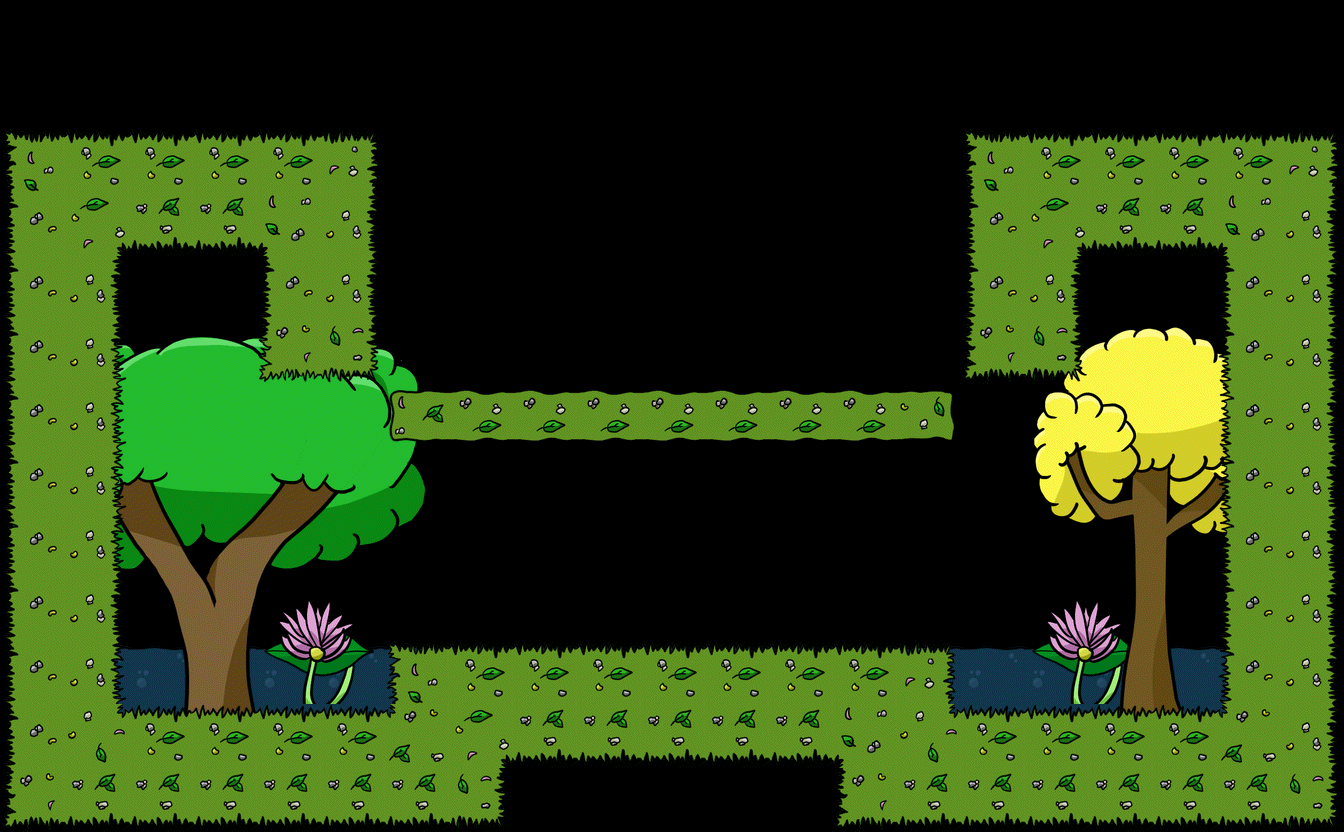

This is a level from a 2D game, rendered from its Tiled map with the project's own tilesets. A one-line summary and the map file follow, with tile-layer data summarised:
An orthogonal 21x13 tile map with 64x64 px tiles, 4 tile layers (Capa de patrones 2, Capa de patrones 4, Capa de patrones 3, Capa de patrones 1), 2 tilesets and 29 objects (14x 0, 12x 1, 4).

<map version="1.0" orientation="orthogonal" width="21" height="13" tilewidth="64" tileheight="64">
 <tileset firstgid="1" name="pack" tilewidth="64" tileheight="64" spacing="2" margin="2">
  <image source="pack_04.png" width="860" height="200" />
 </tileset>
 <tileset firstgid="40" name="pack_e" tilewidth="64" tileheight="64">
  <image source="pack_e_04.png" width="768" height="768" />
 </tileset>
 <layer name="Capa de patrones 2" width="21" height="13">
  <data>[273 cells, 31 non-empty, 2 distinct tile ids]</data>
 </layer>
 <layer name="Capa de patrones 4" width="21" height="13">
  <data>[273 cells, 8 non-empty, 4 distinct tile ids]</data>
 </layer>
 <layer name="Capa de patrones 3" width="21" height="13">
  <data>[273 cells, 77 non-empty, 77 distinct tile ids]</data>
 </layer>
 <layer name="Capa de patrones 1" width="21" height="13">
  <data>[273 cells, 115 non-empty, 15 distinct tile ids]</data>
 </layer>
 <objectgroup name="border" width="21" height="13">
  <object x="567" y="139">
   <polyline points="-194,-1 -193,232 -302,234 -301,105 -448,107 -450,573 -172,572 -173,512 382,510 383,570 660,572 657,110 508,109 507,235 403,234 403,0" />
  </object>
  <object type="0" x="622" y="390">
   <polyline points="-227,0 328,1" />
  </object>
  <object type="0" x="622" y="438">
   <polyline points="-230,1 329,2" />
  </object>
 </objectgroup>
 <objectgroup name="player" width="21" height="13">
  <object type="0" x="640" y="576" width="64" height="64" />
 </objectgroup>
 <objectgroup name="water" width="21" height="13">
  <object x="121" y="673">
   <polyline points="-2,-3 1106,-5" />
  </object>
 </objectgroup>
 <objectgroup name="logic" width="21" height="13">
  <object type="0" x="448" y="640" width="64" height="64">
   <properties>
    <property name="color" value="1" />
   </properties>
  </object>
  <object type="0" x="640" y="640" width="64" height="64">
   <properties>
    <property name="color" value="2" />
   </properties>
  </object>
  <object type="0" x="832" y="640" width="64" height="64">
   <properties>
    <property name="color" value="3" />
   </properties>
  </object>
  <object type="1" x="576" y="128" width="64" height="64">
   <properties>
    <property name="color" value="2" />
   </properties>
  </object>
  <object type="1" x="640" y="128" width="64" height="64">
   <properties>
    <property name="color" value="2" />
   </properties>
  </object>
  <object type="1" x="704" y="128" width="64" height="64">
   <properties>
    <property name="color" value="2" />
   </properties>
  </object>
  <object type="1" x="448" y="64" width="64" height="64">
   <properties>
    <property name="color" value="0" />
   </properties>
  </object>
  <object type="1" x="640" y="64" width="64" height="64">
   <properties>
    <property name="color" value="0" />
   </properties>
  </object>
  <object type="1" x="832" y="64" width="64" height="64">
   <properties>
    <property name="color" value="0" />
   </properties>
  </object>
  <object type="1" x="832" y="128" width="64" height="64">
   <properties>
    <property name="color" value="3" />
   </properties>
  </object>
  <object type="1" x="768" y="128" width="64" height="64">
   <properties>
    <property name="color" value="3" />
   </properties>
  </object>
  <object type="1" x="448" y="128" width="64" height="64">
   <properties>
    <property name="color" value="1" />
   </properties>
  </object>
  <object type="1" x="384" y="128" width="64" height="64">
   <properties>
    <property name="color" value="1" />
   </properties>
  </object>
  <object type="1" x="896" y="128" width="64" height="64">
   <properties>
    <property name="color" value="3" />
   </properties>
  </object>
  <object type="1" x="512" y="128" width="64" height="64">
   <properties>
    <property name="color" value="1" />
   </properties>
  </object>
 </objectgroup>
 <objectgroup name="boss" width="21" height="13">
  <object type="4" x="576" y="329" width="64" height="64" />
  <object type="0" x="576" y="329" width="64" height="64" />
  <object type="0" x="384" y="329" width="64" height="64" />
  <object type="0" x="768" y="329" width="64" height="64" />
  <object type="0" x="512" y="329" width="64" height="64" />
  <object type="0" x="448" y="329" width="64" height="64" />
  <object type="0" x="640" y="329" width="64" height="64" />
  <object type="0" x="704" y="329" width="64" height="64" />
 </objectgroup>
 <objectgroup name="end" width="21" height="13">
  <object type="0" x="672" y="448" width="64" height="64" />
 </objectgroup>
</map>
